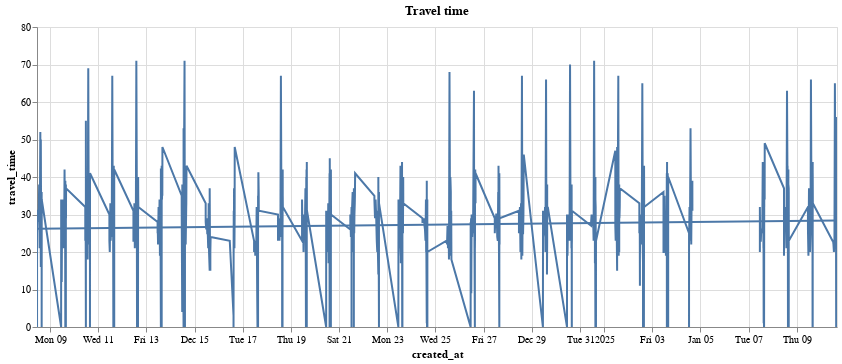

This figure's notebook cell:
### Code cell
chart = (
    dfg.filter(pl.col("route_id") == "M14A+")
    .plot.line(x="created_at", y="travel_time")
    .properties(title="Travel time", width=800)
)
chart + chart.transform_regression("created_at", "travel_time").mark_line()

### Figure 1 — Vega-Lite specification as saved in the notebook (floating-point values rounded to 4 significant figures; data arrays with more than 128 entries replaced by an {"elided": "..."} marker saying what was removed)
{"config": {"view": {"continuousWidth": 300, "continuousHeight": 300}}, "layer": [{"mark": {"type": "line", "tooltip": true}, "encoding": {"x": {"field": "created_at", "type": "temporal"}, "y": {"field": "travel_time", "type": "quantitative"}}, "name": "view_4", "title": "Travel time"}, {"mark": {"type": "line"}, "encoding": {"x": {"field": "created_at", "type": "temporal"}, "y": {"field": "travel_time", "type": "quantitative"}}, "title": "Travel time", "transform": [{"on": "created_at", "regression": "travel_time"}]}], "data": {"name": "data-f0bdff4d44089d56c068dde0ddea41a5"}, "params": [{"name": "param_4", "select": {"type": "interval", "encodings": ["x", "y"]}, "bind": "scales", "views": ["view_4"]}], "width": 800, "$schema": "https://vega.github.io/schema/vega-lite/v5.20.1.json", "datasets": {"data-f0bdff4d44089d56c068dde0ddea41a5": {"elided": "816 records"}}}
